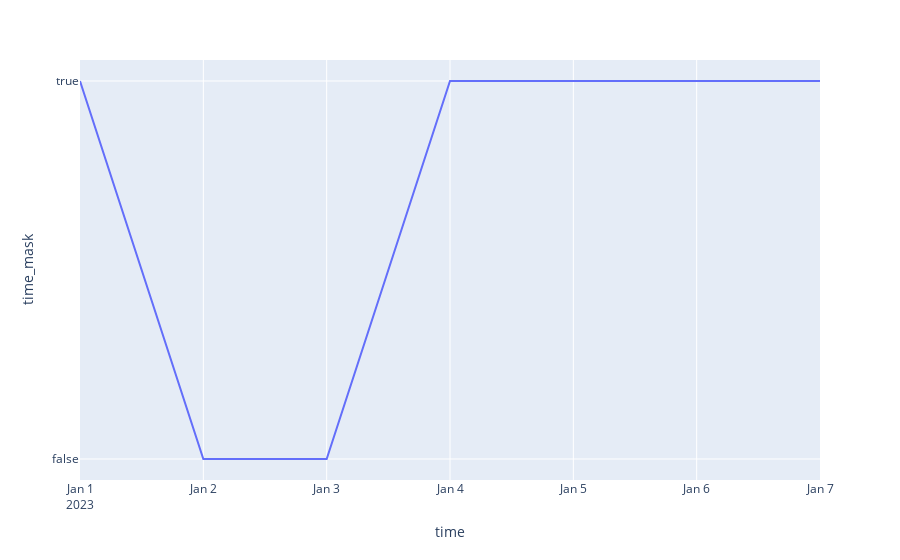

Notebook code for this chart:
### Markdown cell above
#### 7.1 visualize time period finding

### Code cell
df = tp["time_mask"].to_dataframe().reset_index()
fig = px.line(df, x="time", y="time_mask")
fig.update_yaxes(autorange="reversed")
fig.show()

### Figure 1 — Plotly figure (JSON) as saved in the notebook; plotly's stock layout.template omitted (floating-point values rounded to 4 significant figures)
{"data": [{"hovertemplate": "time=%{x}<br>time_mask=%{y}<extra></extra>", "legendgroup": "", "line": {"color": "#636efa", "dash": "solid"}, "marker": {"symbol": "circle"}, "mode": "lines", "name": "", "orientation": "v", "showlegend": false, "type": "scatter", "x": ["2023-01-01T00:00:00", "2023-01-02T00:00:00", "2023-01-03T00:00:00", "2023-01-04T00:00:00", "2023-01-05T00:00:00", "2023-01-06T00:00:00", "2023-01-07T00:00:00"], "xaxis": "x", "y": [true, false, false, true, true, true, true], "yaxis": "y"}], "layout": {"legend": {"tracegroupgap": 0}, "margin": {"t": 60}, "xaxis": {"anchor": "y", "domain": [0, 1], "title": {"text": "time"}}, "yaxis": {"anchor": "x", "autorange": "reversed", "domain": [0, 1], "title": {"text": "time_mask"}}}}
